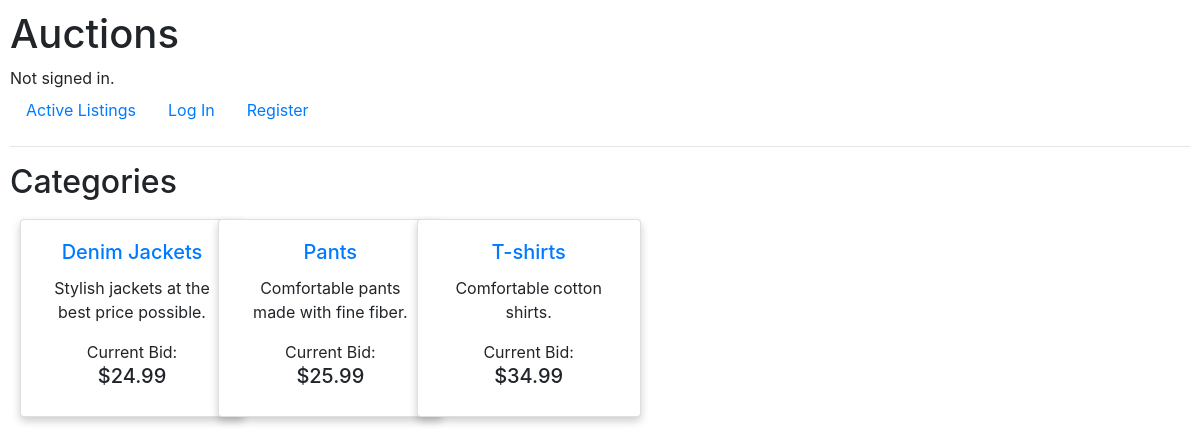
Page /showcat/Clothes on the committed database.
### auctions/models.py (models this page shows)
class auction(models.Model):
    user = models.CharField(max_length=64)
    title = models.CharField(max_length=128, null=False)
    description = models.CharField(max_length= 512, null=False)
    bid = models.DecimalField(max_digits=32, decimal_places=2, null=False)
    url = models.URLField(max_length=128)
    category = models.CharField(max_length=64)
    oc = models.BooleanField(default=True)
    winner = models.CharField(max_length=64, null=True)

### auctions/views.py (the view)
# urls.py: path("showcat/<str:cat>", views.showcat, name='showcat'),
def showcat(request, cat):
    ayo = auction.objects.filter(category= cat)
    return render(request, "auctions/showcategory.html", {
        "nani": ayo
    })

### auctions/templates/auctions/showcategory.html (shortened to what this page needs)
{% extends "auctions/layout.html" %}
{% block body %}
    <h2>Categories</h2>
    <div  class="row" style="padding: 10px; text-align: center;">
        {% for i in nani %}
        <div class="col-sm-2">
        <div class="card" style="width: 14rem;">
            <div class="card-body">
              <a href="{% url 'listingdetails' i.title %}"><h5 class="card-title">{{ i.title }}</h5></a>
              <p class="card-text">{{ i.description }}</p>
              Current Bid:<h5>${{ i.bid }}</h5>
            </div>
          </div>
          </div>
        {% empty %}
        <h2>Your watchlist is empty</h2>
        {%endfor%}
        </div>
{% endblock %}

### auctions/static/auctions/styles.css (style rules this page uses)
body { padding: 10px; }
.card { box-shadow: 0 4px 8px 0 rgba(0,0,0,0.2); transition: 0.3s; }

### rows in the picture
auction: title "Denim Jackets", description "Stylish jackets at the best price possible.", bid "24.99"
auction: title "Pants", description "Comfortable pants made with fine fiber.", bid "25.99"
auction: title "T-shirts", description "Comfortable cotton shirts.", bid "34.99"
